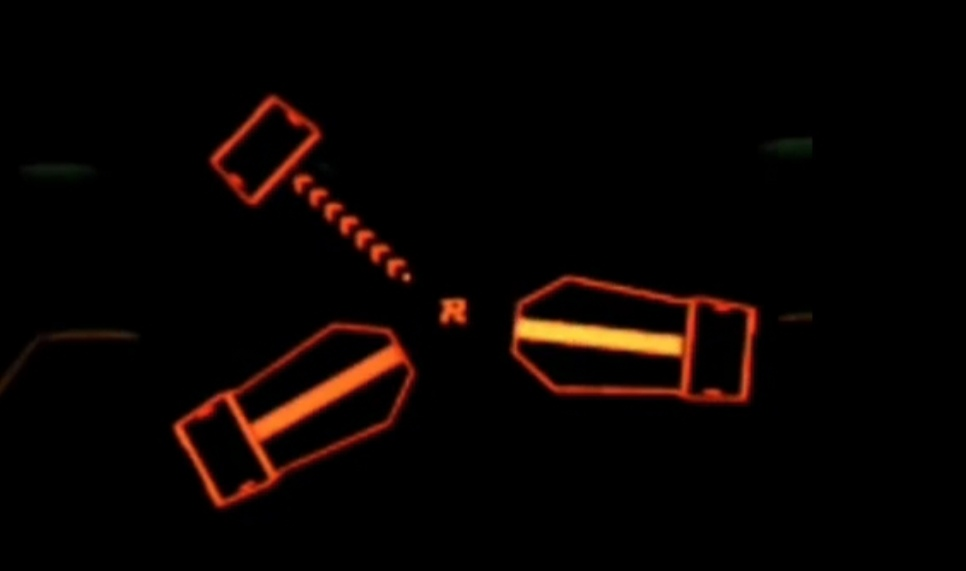
//> input picture OpenCV_Study/OpenCV/003.jpg, 966 x 571 px
$ ./OpenCV   (built with g++ and OpenCV 4)
//> lines starting //> are read from the running program, lines starting //| are printed output that depends on the picture; after the words box and inside, x2 and y2 are one past the last pixel; in counts of white or black regions, pixels touching at a corner belong together
#include <opencv2/core.hpp>
#include <opencv2/imgproc/imgproc.hpp>
#include <opencv2/imgcodecs.hpp>
#include <opencv2/highgui.hpp>
#include <opencv2/imgproc.hpp>
#include <opencv2/opencv.hpp>
#include <opencv2/core/saturate.hpp>
#include <iostream>
#include <algorithm>

using namespace cv;
using namespace std;

RNG rng(12345);						//随机数函数
int main(int argc, char** argv)
{
	String filename = "003.jpg",outputfilename = "003_out.jpg";

	//读入图片
	Mat src,dst,dst1;
	src = imread(filename, IMREAD_COLOR); // Read the file
//> src is the input picture: 571 rows x 966 cols, CV_8UC3; mean B, G, R 1.8, 3.6, 9.5

	if (src.empty()) // Check for invalid input
	{
		cout << "Could not open or find the image" << std::endl;
		return -1;
	}

	//imshow("src window", src); // Show our image inside it.
	//转换为灰度图像
	cvtColor(src, dst, COLOR_BGR2GRAY);
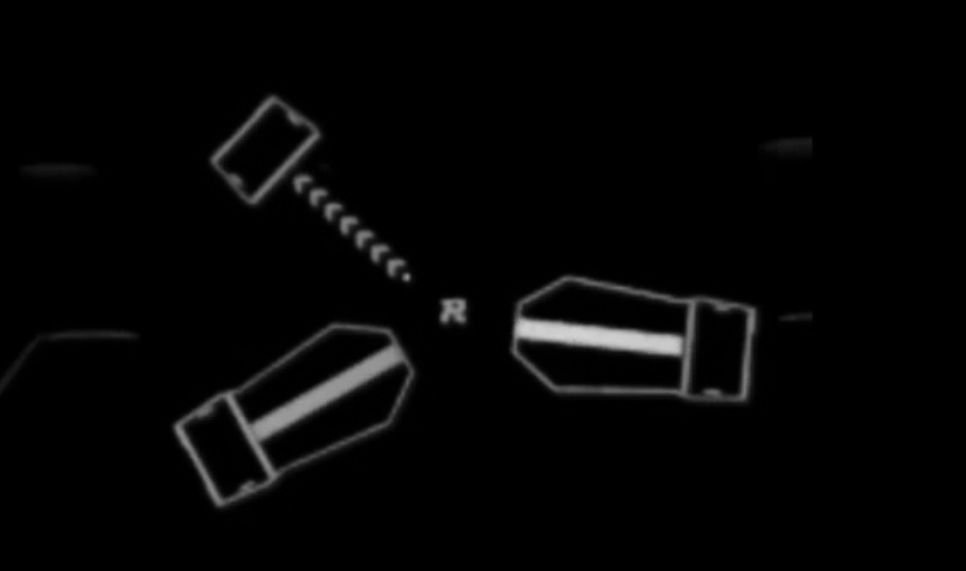
//> dst: 571 rows x 966 cols, CV_8UC1; min 0, max 211, mean 5.1
	//imshow("src_gray window", dst);

	//提高图像对比度
	int rows = dst.rows, cols = dst.cols;
//> rows = 571; cols = 966
	int alpha = 2.2;		//(alphe > 1)
	int beta = 0;			// 负数对比度越高
	for (int i = 0;i < rows;i ++)
		for (int j = 0; j < cols; j++)
		{
			dst.at<uchar>(i, j) = saturate_cast<uchar>(alpha * dst.at<uchar>(i, j) + beta);
		}
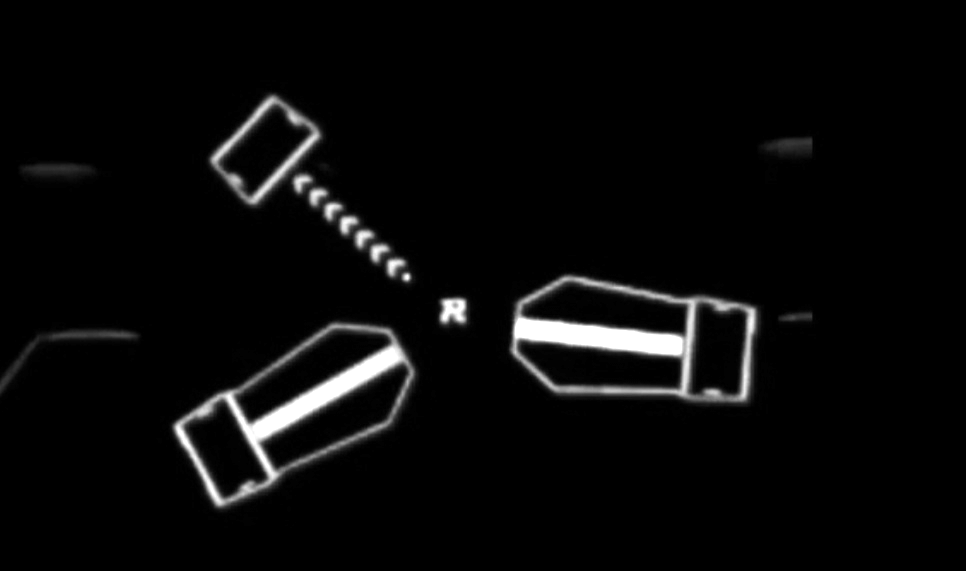
//> dst: 571 rows x 966 cols, CV_8UC1; 14.93% of pixels changed, all inside (x1, y1, x2, y2) = (0, 80, 824, 528)
	//imshow("dst window", dst);

	//图像二值化
	threshold(dst, dst1, 100, 255, THRESH_BINARY);
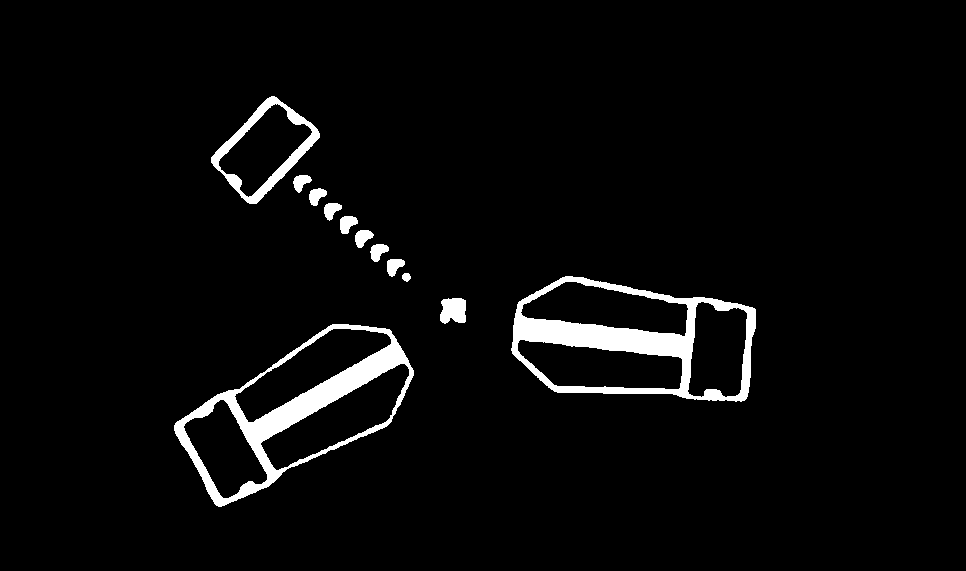
//> dst1: 571 rows x 966 cols, CV_8UC1; 3.9% white; 12 white regions, largest, box (x1, y1, x2, y2) and area: (511, 276, 756, 402) 8754, (174, 324, 414, 507) 8159, (211, 96, 320, 204) 2256
	//imshow("dst1 window", dst1);

	//膨胀
	int structElementSize = 2;
	Mat element = getStructuringElement(MORPH_RECT, Size(2 * structElementSize + 1, 2 * structElementSize + 1), Point(structElementSize, structElementSize));
	dilate(dst1, dst1, element);
	//imshow("dst2 window", dst2);

	//闭运算，消除扇叶上可能存在的小洞
	structElementSize = 3;
	element = getStructuringElement(MORPH_RECT, Size(2 * structElementSize + 1, 2 * structElementSize + 1), Point(structElementSize, structElementSize));
	morphologyEx(dst1, dst1, MORPH_CLOSE, element);
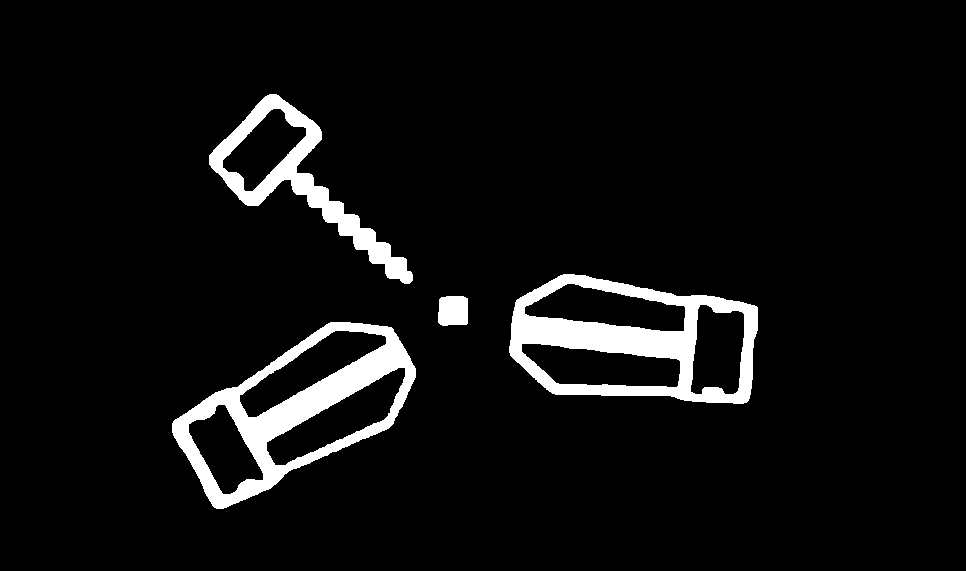
//> dst1: 571 rows x 966 cols, CV_8UC1; 6% white; 4 white regions
	//imshow("dst3 window", dst2);

	//查找轮廓
	vector<vector<Point>> contours2;			//查找到的轮廓
	vector<Vec4i> hierarchy2;
	findContours(dst1, contours2, hierarchy2, RETR_CCOMP, CHAIN_APPROX_SIMPLE);
//> contours2 = 11 contours; largest, box (x1, y1, x2, y2) and area: (509, 274, 758, 404) 25267, (172, 322, 416, 509) 25102, (209, 94, 413, 284) 9982, (266, 367, 406, 466) 4892, (521, 343, 681, 388) 4868

	RotatedRect rect_tmp2;
	bool findTarget = 0;

	//画出所有轮廓
	Mat drawing = Mat::zeros(src.size(), CV_8UC3);

	for (size_t i = 0; i < contours2.size(); i++)
	{
		float Contour_Area = contourArea(contours2[i]);
		cout << i << " " << Contour_Area <<" " << contours2[i].size() << endl;
		Scalar color = Scalar(rng.uniform(0,256), rng.uniform(0, 256), rng.uniform(0, 256));
		drawContours(drawing, contours2, (int)i, color, 2, LINE_8, hierarchy2, 0);
		//imshow("Contours", drawing);
		//waitKey(0);
	}
//> this loop made 11 passes
//> Contour_Area on passes 1 to 11: 25102.5, 3576.5, 4891.5, 4699, 786.5, 25267, 4867.5, 3893.5, 4659, 9981.5, 3372.5
//| 0 25102.5 348
//| 1 3576.5 147
//| 2 4891.5 207
//| 3 4699 191
//| 4 786.5 19
//| 5 25267 186
//| 6 4867.5 69
//| 7 3893.5 71
//> (output is shown up to pass 8 of 11)
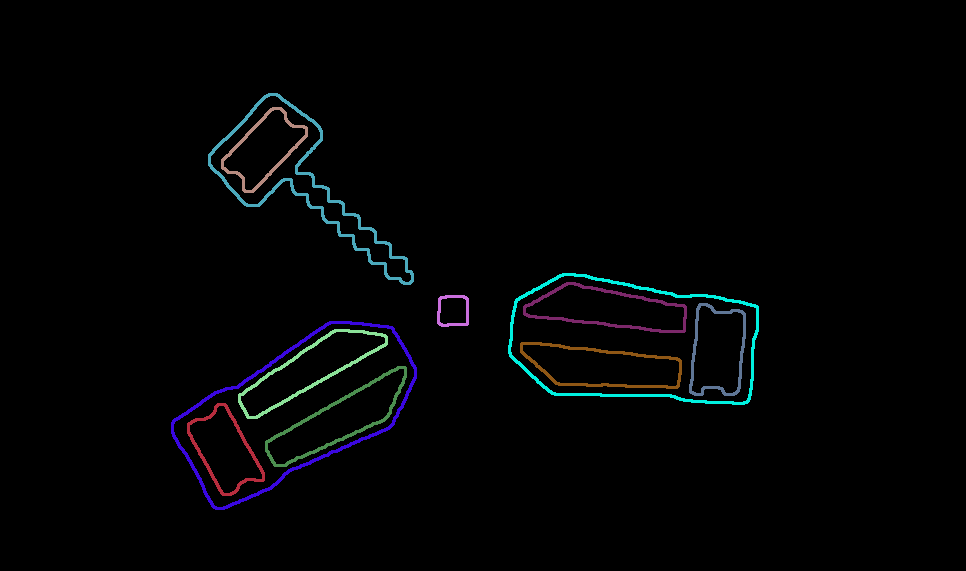
//> drawing: 571 rows x 966 cols, CV_8UC3; mean B, G, R 4.1, 3.4, 2.5
	//计算几何中心点
	Point point_draw(0,0);
	int id = contours2.size() - 1;
//> id = 10
	for (int i = 0; i < contours2[id].size(); i ++)
	{
		point_draw.x += contours2[id][i].x;
		point_draw.y += contours2[id][i].y;
	}
//> this loop made 57 passes
	point_draw.x /= contours2[id].size();
//> point_draw = Point(265, 8331)
	point_draw.y /= contours2[id].size();
//> point_draw = Point(265, 146)
	//cout << contours2[id] << endl;
	cout << "目标中心坐标：" << point_draw.x << " " << point_draw.y << endl;
//| 目标中心坐标：265 146
	circle(drawing, point_draw, 2, Scalar(0, 256, 0));
//> drawing: 571 rows x 966 cols, CV_8UC3; 8 pixels changed, all inside (x1, y1, x2, y2) = (263, 144, 268, 149)

	imshow("Contours", drawing);
	imwrite(outputfilename, drawing);

	waitKey(0); // Wait for a keystroke in the window
	return 0;
}

$ run again, with OpenCV_Study/OpenCV/001.jpg copied over OpenCV_Study/OpenCV/003.jpg
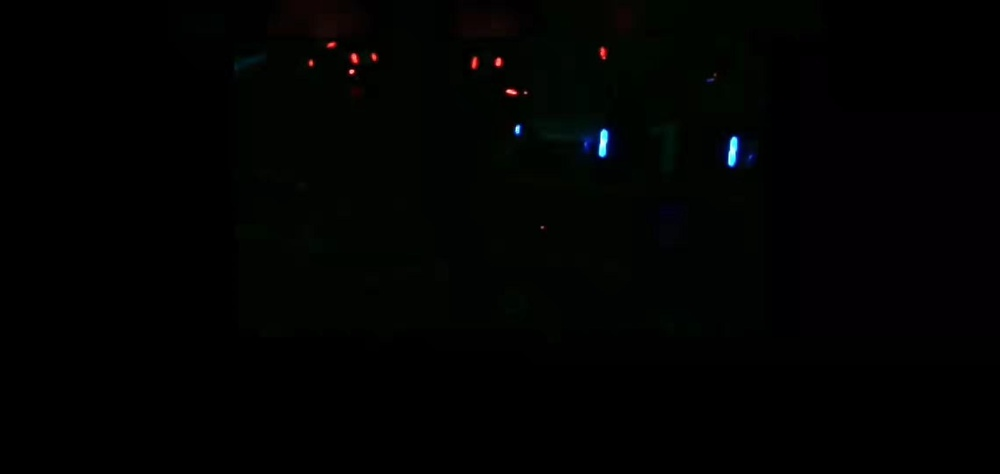
//> input picture OpenCV_Study/OpenCV/001.jpg, 1000 x 474 px, shrunk from 2280 x 1080 before the run
//> src is the input picture: 474 rows x 1000 cols, CV_8UC3; mean B, G, R 1.5, 2, 1.3
//> `dilate(dst1, dst1, element);`:
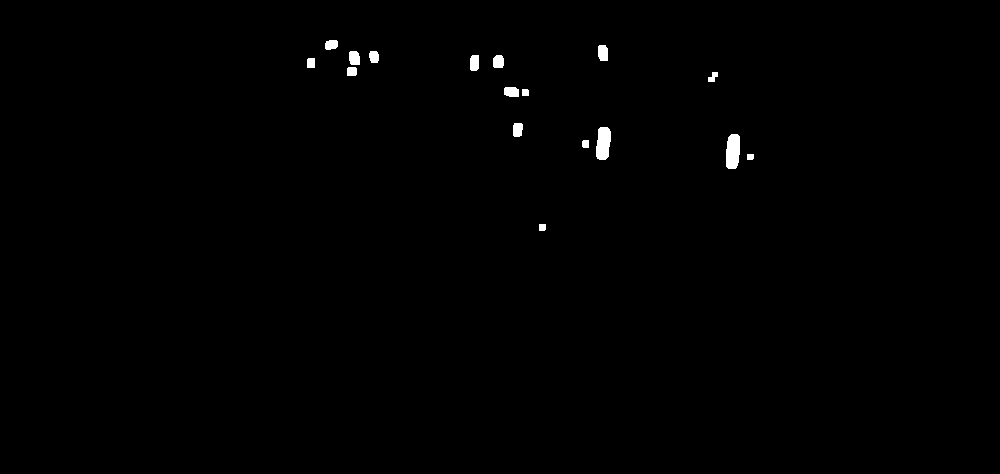
//> dst1: 474 rows x 1000 cols, CV_8UC1; 0.49% white; 17 white regions, largest, box (x1, y1, x2, y2) and area: (726, 134, 740, 169) 432, (596, 127, 611, 160) 411, (598, 45, 608, 61) 148
//> contours2 = 15 contours; largest, box (x1, y1, x2, y2) and area: (726, 134, 740, 169) 390, (596, 127, 611, 160) 371, (347, 51, 360, 76) 216, (504, 87, 529, 97) 176, (598, 45, 608, 61) 126
//> the loop `for (size_t i = 0; i < contours2.size(); i++)` made 15 passes
//> Contour_Area on passes 1 to 8: 35.5, 29.5, 41, 390.5, 371, 106.5, 175.5, 47
//> (printed output is left out)
//> id = 14
//> the loop `for (int i = 0; i < contours2[id].size(); i ++)` made 13 passes
//> `point_draw.x /= contours2[id].size();`: point_draw = Point(330, 576)
//> `point_draw.y /= contours2[id].size();`: point_draw = Point(330, 44)
//| 目标中心坐标：330 44
//> `circle(drawing, point_draw, 2, Scalar(0, 256, 0));`:
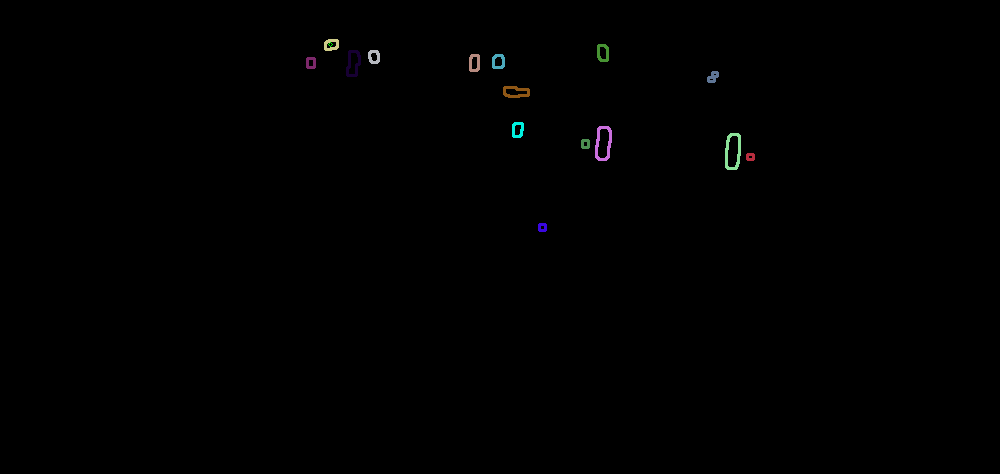
//> drawing: 474 rows x 1000 cols, CV_8UC3; mean B, G, R 0.6, 0.6, 0.5
